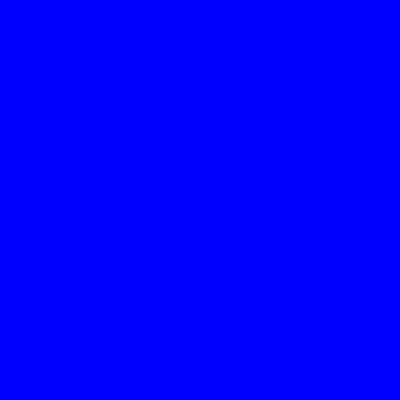
Frame 1 (no input)
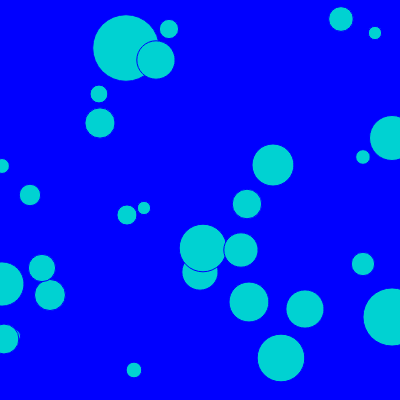
Frame 60 (no input)
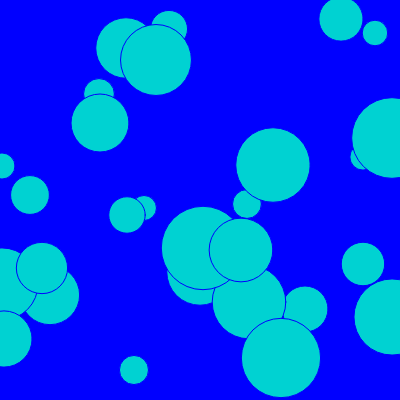
Frame 120 (the mouse pressed at the canvas centre since frame 60)

The p5.js sketch that drew these frames (run headless with seeded random() and noise() and a simulated clock; from frame 60 on, the mouse is pressed at the canvas centre):

// p5.js sketch
// ── sketch.js
let diam = 0
let circles = []
function setup() {
  createCanvas(400, 400);
  
  for (let i = 0; i < 30; i++) {
    const x = round(Math.random() * 400)
    const y = round(Math.random() * 400)
    const velocity = round(Math.random() * (200 - 50) + 50)
    const sizeMult = round(Math.random() * (100 - 25) + 25)
    circles.push(new Circle(x, y, color(0, 210, 210), velocity, sizeMult))
  }
}

function draw() {
  background(0, 0, 255);
  
  circles.forEach((circle) => {
    circle.oscillate()
  })
  
  diam += 1
}

class Circle {
  constructor(x, y, color, velocity, sizeMult){
    
    this.x = x
    this.y = y
    this.color = color
    this.velocity = velocity
    this.sizeMult = sizeMult
  }
 
  reset() {
    const x = round(Math.random() * 400)
    const y = round(Math.random() * 400)
    this.x = x;
    this.y = y
  }
  
  oscillate() {
    stroke(0, 0, 255)
    // noStroke()
    fill(this.color)
    let d = this.sizeMult * sin(diam / this.velocity )
    if (d < 0.5 && d > -0.5) {
      this.reset()
    }

    circle(this.x, this.y, d)
  }
  
}
